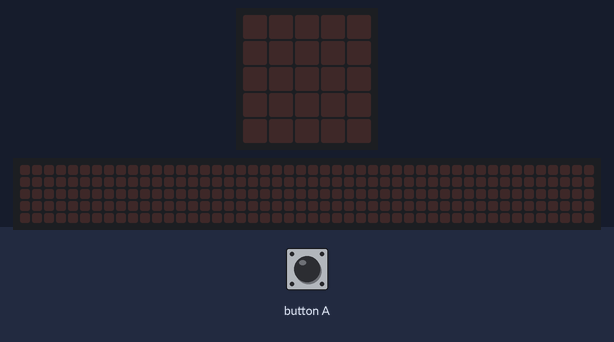
Bench run of a program on a simulated BBC micro:bit running MicroPython. Shown: the board's 5×5 LED display, a strip that is not on the board, showing the scrolling text unrolled. The inputs (shaded band) are chosen by the test bench. Random numbers come from a fixed seed; the 48×5 strip is a reading aid, not a part: it shows the text the display is scrolling, unrolled, one strip-width of it at a time.

Above: at 1.2 s.
1.3 s: button A pressed for 0.15 s
At 1.37 s:
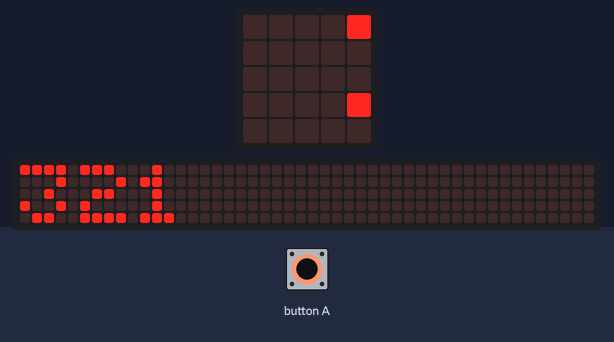
At 4.4 s:
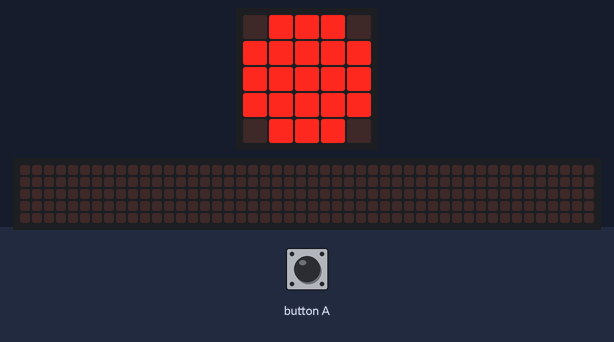
Timing chart, 0 to 5.9 s (numbered marks = the images above; inputs shaded):
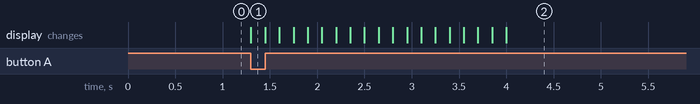

The program:

Rock_Paper_Scissors.py
```python
from microbit import *
import random

ROCK = Image('09990:99999:99999:99999:09990')
PAPER = Image.SQUARE
SCISSORS = Image('90099:09099:00900:09099:90099')

MOVES = [ROCK,PAPER,SCISSORS]

while True:
  if button_a.is_pressed():
    display.scroll("321")
    display.show(random.choice(MOVES))
    sleep(10000000)
```

Measured:
- after the input at 1.3 s, the display: changes at once (image 1)
